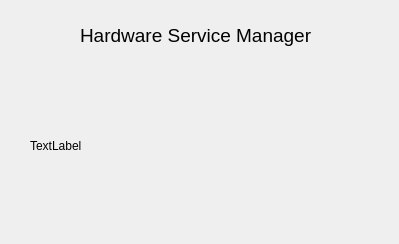
<?xml version="1.0" encoding="UTF-8"?>
<ui version="4.0">
 <class>license</class>
 <widget class="QDialog" name="license">
  <property name="windowModality">
   <enum>Qt::ApplicationModal</enum>
  </property>
  <property name="geometry">
   <rect>
    <x>0</x>
    <y>0</y>
    <width>399</width>
    <height>244</height>
   </rect>
  </property>
  <property name="windowTitle">
   <string>Dialog</string>
  </property>
  <widget class="QLabel" name="label">
   <property name="geometry">
    <rect>
     <x>30</x>
     <y>40</y>
     <width>351</width>
     <height>211</height>
    </rect>
   </property>
   <property name="text">
    <string>TextLabel</string>
   </property>
  </widget>
  <widget class="QLabel" name="label_2">
   <property name="geometry">
    <rect>
     <x>20</x>
     <y>20</y>
     <width>31</width>
     <height>31</height>
    </rect>
   </property>
   <property name="text">
    <string/>
   </property>
   <property name="pixmap">
    <pixmap>icon.ico</pixmap>
   </property>
  </widget>
  <widget class="QLabel" name="label_3">
   <property name="geometry">
    <rect>
     <x>80</x>
     <y>20</y>
     <width>231</width>
     <height>31</height>
    </rect>
   </property>
   <property name="font">
    <font>
     <pointsize>14</pointsize>
    </font>
   </property>
   <property name="text">
    <string>Hardware Service Manager</string>
   </property>
  </widget>
 </widget>
 <resources/>
 <connections/>
</ui>
